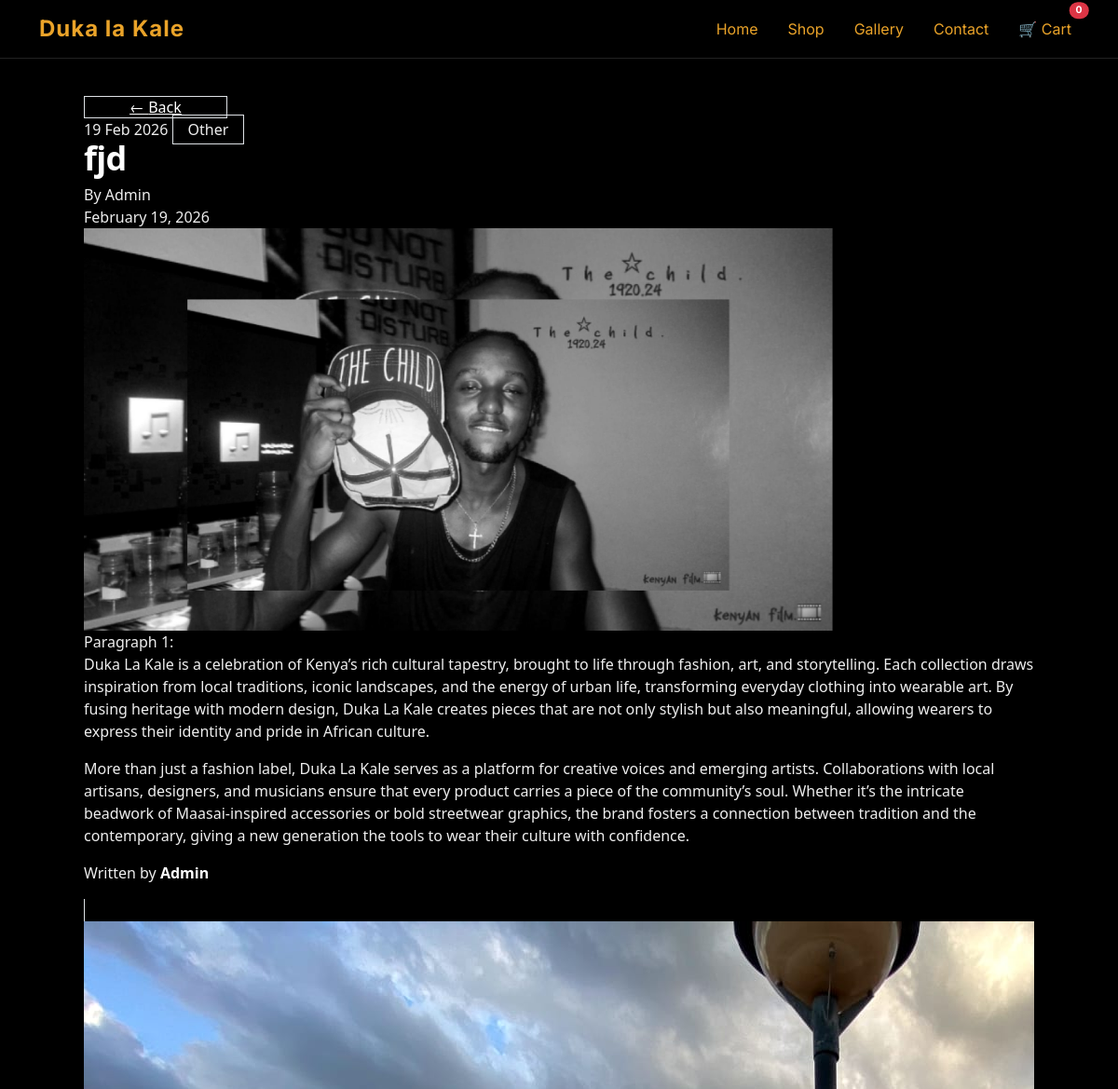
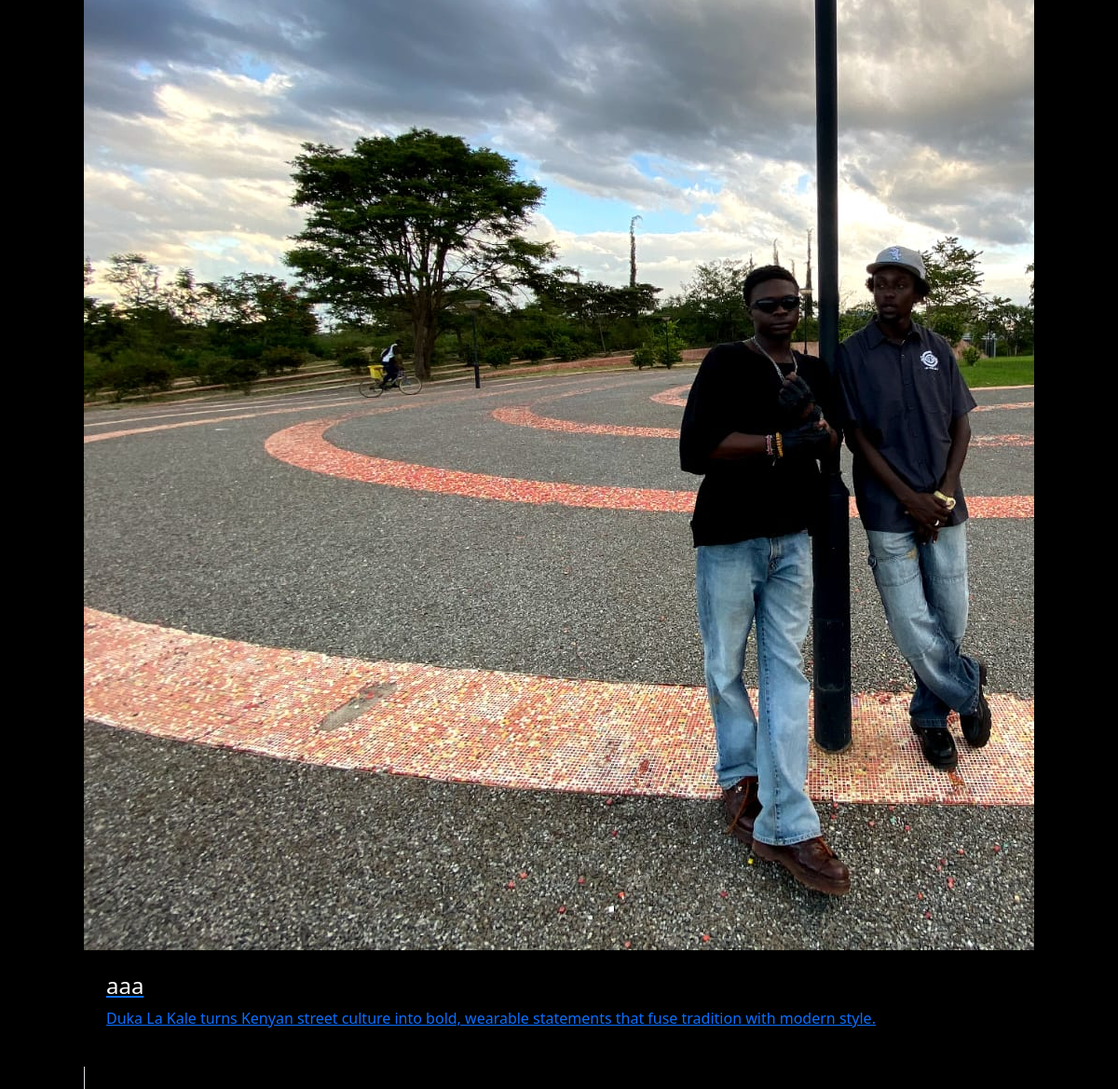
Page /blog/7/ on the committed database (2 pictures, top to bottom).
### store/models.py (models this page shows, shortened)
class BlogPost(models.Model):
    CATEGORY_CHOICES = [
        ('Design', 'Design'),
        ('Business', 'Business'),
        ('Technology', 'Technology'),
        ('Photography', 'Photography'),
        ('Sustainability', 'Sustainability'),
        ('Lifestyle', 'Lifestyle'),
        ('Other', 'Other'),
    ]
    title = models.CharField(max_length=200)
    image = ProcessedImageField(
        upload_to='blog_images/',
        processors=[ResizeToFill(1200, 800)],
        format='JPEG',
        options={'quality': 80},
    )
    excerpt = models.TextField(max_length=500, default='')
    content = models.TextField()
    category = models.CharField(max_length=50, choices=CATEGORY_CHOICES, default='Other')
    author = models.CharField(max_length=100, default='Admin')
    created_at = models.DateTimeField(auto_now_add=True)
    updated_at = models.DateTimeField(auto_now=True)
    published = models.BooleanField(default=True)
    class Meta:
        ordering = ['-created_at']

### store/views.py (the view)
# urls.py: path("blog/<int:id>/", views.blog_detail, name="blog_detail"),
def blog_detail(request, id):
    post = get_object_or_404(BlogPost, id=id)
    related_posts = BlogPost.objects.filter(category=post.category).exclude(id=post.id)[:3]
    return render(request, "blog_detail.html", {
        "post": post,
        "related_posts": related_posts
    })

### store/templates/blog_detail.html (shortened to what this page needs)
{% extends "base.html" %} {% block content %}
<div
  class="min-h-screen bg-gradient-to-b from-slate-900 to-slate-800 pt-8 pb-24 font-sans"
  style="font-family: 'Segoe UI', 'Helvetica Neue', -apple-system, BlinkMacSystemFont, sans-serif;"
>
  <div class="mx-auto max-w-3xl px-5 sm:px-8 lg:px-12">
    <div class="mb-10 flex flex-wrap items-center justify-between gap-4">
      <a
        href="{% url 'blog' %}"
        class="inline-flex items-center gap-2 px-5 py-2.5 bg-white/10 hover:bg-white/20 text-white rounded-lg border border-white/20 transition-all duration-300 backdrop-blur-sm hover:shadow-lg hover:-translate-y-0.5"
      >
        <span class="text-lg transition-transform group-hover:-translate-x-1">←</span>
        <span class="font-semibold text-sm">Back</span>
      </a>
      <div
        class="flex flex-wrap items-center gap-4 text-sm text-gray-300"
      >
        <time datetime="{{ post.created_at|date:'Y-m-d' }}">
          {{ post.created_at|date:"d M Y" }}
        </time>
        <span
          class="px-3 py-1 text-xs font-semibold rounded-full bg-blue-500/30 text-blue-200 border border-blue-400/30"
        >
          {{ post.category }}
        </span>
      </div>
    </div>
    <header class="mb-12">
      <h1
        id="postTitle"
        class="post-title"
      >
        {{ post.title }}
      </h1>
      <div
        class="mt-6 flex items-center gap-4 text-gray-300"
      >
        <div class="font-medium">By {{ post.author }}</div>
        <time class="text-gray-400">
          {{ post.created_at|date:"F d, Y" }}
        </time>
      </div>
    </header>
    {% if post.image %}
    <div class="mb-14 -mx-5 sm:-mx-8 lg:-mx-12 xl:mx-0">
      <div
        class="aspect-[16/9] overflow-hidden rounded-2xl shadow-2xl shadow-indigo-100/50 dark:shadow-black/40"
      >
        <div class="relative rounded-xl overflow-hidden featured-hero">
          <img
            src="{{ post.image.url }}"
            alt="{{ post.title }}"
            class="w-full h-auto object-cover animate-on-scroll"
          />
        </div>
      </div>
    </div>
    {% endif %}
    <article
      class="prose prose-lg sm:prose-xl dark:prose-invert prose-headings:font-bold prose-headings:tracking-tight prose-headings:text-white prose-p:text-gray-200 prose-a:text-blue-400 prose-a:no-underline hover:prose-a:underline prose-blockquote:border-l-blue-400 prose-blockquote:text-gray-300 max-w-none mb-20"
    >
      {% if post.blocks.exists %}
        {% for block in post.blocks.all %}
          {% if block.block_type == 'image' and block.image %}
            <figure class="my-10 sm:my-14 not-prose">
              <div class="overflow-hidden rounded-xl shadow-lg shadow-gray-200/60 dark:shadow-black/30">
                <div class="mt-8 responsive-media">
                  <img src="{{ block.image.url }}" alt="{{ block.caption|default:post.title }}" class="w-full h-auto object-cover rounded-lg animate-on-scroll" />
                </div>
              </div>
              {% if block.caption %}
                <figcaption class="mt-3 text-center text-sm text-gray-500 dark:text-gray-400 italic">{{ block.caption }}</figcaption>
              {% endif %}
            </figure>
          {% elif block.block_type == 'text' and block.text %}
            <div class="my-8">{{ block.text|safe|linebreaks }}</div>
          {% endif %}
        {% endfor %}
      {% else %}
        {{ post.content|safe|linebreaks }}
      {% endif %}
    </article>
    <footer
      class="pt-12 border-t border-gray-700 text-sm text-gray-400"
    >
      <p>
        Written by
        <strong class="text-white"
          >{{ post.author }}</strong
        >
      </p>
    </footer>
    {% if related_posts %}
    <section class="mt-12">
      <div class="grid gap-8 sm:grid-cols-2 lg:grid-cols-3">
        {% for rel in related_posts %}
        <a
          href="{% url 'blog_detail' rel.id %}"
          class="group block rounded-xl overflow-hidden related-card bg-gray-800/50 border border-gray-700 hover:border-gray-600 hover:bg-gray-800/70"
        >
          {% if rel.image %}
          <div class="relative h-44 overflow-hidden">
            <img
              src="{{ rel.image.url }}"
              alt="{{ rel.title }}"
              class="w-full h-full object-cover transition-transform duration-500 group-hover:scale-105"
              loading="lazy"
            />
          </div>
          {% endif %}
          <div class="p-4">
            <h4 class="text-lg font-semibold text-white">
              {{ rel.title }}
            </h4>
            <p class="text-sm text-gray-400 mt-1">
              {{ rel.excerpt|default:rel.content|truncatewords:18 }}
            </p>
          </div>
        </a>
        {% endfor %}
      </div>
    </section>
    {% endif %}
  </div>
  {% endblock %}

### store/static/store/css/custom.css (style rules this page uses)
:root { --brand: #FFD700; --accent: #FFD700; --muted: #6b7280; }
body { background: #000000; color: #FFD700; }

### store/templates/base.html (style rules this page uses)
body { background:#000; color:#eee; font-family:'Oswald',sans-serif; }

### store/templates/blog_detail.html (style rules this page uses)
body { font-family: 'Inter', 'Segoe UI', sans-serif; }
.post-title { color: #ffffff; display: inline-block; line-height: 1.05; font-weight: 800; font-size: 2.25rem; transform: translateY(12px); opacity: 0; transition: transform 700ms cubic-bezier(0.2, 0.9, 0.2, 1), opacity 700ms; letter-spacing: -0.02em; }
.post-title.in-view { transform: translateY(0); opacity: 1; }
.featured-hero { max-height: 64vh; overflow: hidden; }
@media (min-width: 1024px) { .featured-hero img { max-height: 54vh; } }
.animate-on-scroll { transform: translateY(10px) scale(0.995); opacity: 0; transition: transform 650ms ease, opacity 650ms ease; }
.animate-on-scroll.in-view { transform: translateY(0) scale(1); opacity: 1; }
.related-card { transition: transform 300ms ease, box-shadow 300ms ease; }

### rows in the picture
BlogPost: created_at "19 Feb 2026", category "Other", title "fjd", author "Admin", created_at "February 19, 2026", image (picture), content "Paragraph 1: Duka La Kale is a celebration of Kenya’s rich cultural tapestry, brought to life through fashion, art, and storytelling. Each collection draws inspiration from local traditions, iconic landscapes, and the energy of urban life, transforming everyday clothing into wearable art. By fusing heritage with modern design, Duka La Kale creates pieces that are not only stylish but also meaningful, allowing wearers to express their identity and pride in African culture. More than just a fashion label, Duka La Kale serves as a platform for creative voices and emerging artists. Collaborations with local artisans, designers, and musicians ensure that every product carries a piece of the…"
BlogPost: image (picture), title "aaa", excerpt "Duka La Kale turns Kenyan street culture into bold, wearable statements that fuse tradition with modern style."

### other values in the picture
{{ request.session.cart|length|default:0 }} "0"
